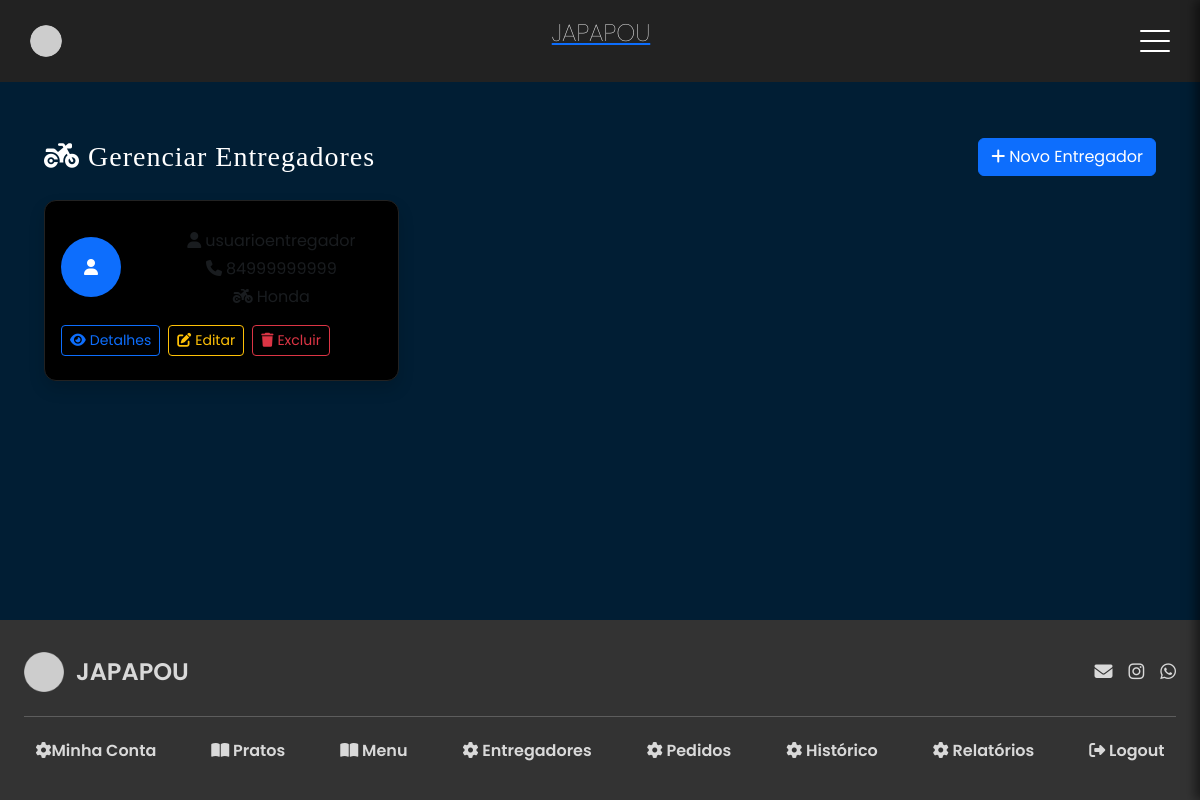
The page /manager/delivery-man/ (signed in) on the database its author committed.
### japapou/models/user.py (models this page shows)
class CustomUser(AbstractUser):
    class TipoUsuario(models.TextChoices):
        CLIENT = 'CLIENT', 'Client'
        DELIVERY_MAN = 'DELIVERY_MAN', 'Delivery_man'
        MANAGER = 'MANAGER', 'Manager'
    tipo_usuario = models.CharField(
        max_length=20,
        choices=TipoUsuario.choices, # gera uma lista de tuplas que é o formato que o django espera para o menu dropdown
        default=TipoUsuario.MANAGER,
        null=True,
        blank=True
    )
    telefone = models.CharField(max_length=20, blank=True)
    endereco = models.CharField(max_length=255, blank=True)
    cpf = models.CharField(max_length=14, blank=True)
    data_nascimento = models.DateField(null=True, blank=True)
    foto_perfil = models.ImageField(upload_to='perfil/', blank=True, null=True)
    cnh = models.CharField(max_length=10, blank=True)
    modelo_moto = models.CharField(max_length=20, blank=True)
    cor_moto = models.CharField(max_length=10, blank=True)
    placa_moto = models.CharField(max_length=10, blank=True)
    foto = models.ImageField(blank=True, null=True, upload_to="fotos/")

### japapou/views/manager_views/manage_delivery_man_view.py (the view)
# urls.py: path("delivery-man/", views.manage_delivery_man_view, name="manager_delivery_man"),
@manager_required('japapou.view_customuser')
def manage_delivery_man_view(request):
    try:
        delivery_men = CustomUser.objects.filter(
            tipo_usuario='DELIVERY_MAN'
        ).order_by('-date_joined')
        return render(request, "manager/manager_delivery_man.html", {
            "delivery_men": delivery_men
        })
    except Exception as e:
        logger.error(f"Error listing delivery men: {str(e)}")
        messages.error(request, "Erro ao listar entregadores.")
        return redirect('home')

### japapou/views/manager_views/manage_delivery_man_view.py (called while the page is built)
def validate_manager_access(user):
    return user.tipo_usuario == 'MANAGER'

def manager_required(permission):
    def decorator(view_func):
        @wraps(view_func)
        @login_required(login_url='home')
        @permission_required(permission, login_url='home')
        @user_passes_test(validate_manager_access, login_url='home')
        def wrapper(request, *args, **kwargs):
            return view_func(request, *args, **kwargs)
        return wrapper
    return decorator

### japapou/templates/manager/manager_delivery_man.html (shortened to what this page needs)
{% extends "base.html" %}
{% load static %}
{% block extra_head %}
<link rel="stylesheet" href="{% static 'css/manager/manage_delivery_man.css' %}" />
{% endblock %}
{% block content %}
<div class="container-fluid py-4">
    <div class="d-flex justify-content-between align-items-center mb-4">
        <h1 class="h3 mb-0 text-gray-800">
            <i class="fas fa-motorcycle me-2"></i>Gerenciar Entregadores
        </h1>
        <a href="{% url 'manager_delivery_man_create' %}" class="btn btn-primary">
            <i class="fas fa-plus me-1"></i>Novo Entregador
        </a>
    </div>
    <div class="row">
        {% for delivery_man in delivery_men %}
        <div class="col-xl-4 col-md-6 mb-4">
            <div class="card border-left-primary shadow h-100 py-2">
                <div class="card-body">
                    <div class="row no-gutters align-items-center">
                        <div class="col-auto me-3">
                            {% if delivery_man.foto %}
                                <img src="{{ delivery_man.foto.url }}" alt="{{ delivery_man.username }}"
                                     class="img-fluid rounded-circle" style="width: 60px; height: 60px; object-fit: cover;">
                            {% else %}
                                <div class="bg-primary text-white rounded-circle d-flex align-items-center justify-content-center"
                                     style="width: 60px; height: 60px;">
                                    <i class="fas fa-user"></i>
                                </div>
                            {% endif %}
                        </div>
                        <div class="col">
                            <div class="text-xs text-muted mb-1">
                                <i class="fas fa-user me-1"></i>{{ delivery_man.username }}
                            </div>
                            <div class="text-xs text-muted mb-1">
                                <i class="fas fa-phone me-1"></i>{{ delivery_man.telefone }}
                            </div>
                            <div class="text-xs text-muted">
                                <i class="fas fa-motorcycle me-1"></i>{{ delivery_man.modelo_moto }}
                            </div>
                        </div>
                    </div>
                    <div class="mt-3 d-flex gap-2">
                        <a href="{% url 'manager_delivery_man_detail' delivery_man.id %}"
                           class="btn btn-sm btn-outline-primary">
                            <i class="fas fa-eye me-1"></i>Detalhes
                        </a>
                        <a href="{% url 'manager_delivery_man_update' delivery_man.id %}"
                           class="btn btn-sm btn-outline-warning">
                            <i class="fas fa-edit me-1"></i>Editar
                        </a>
                        <button type="button" class="btn btn-sm btn-outline-danger"
                                data-bs-toggle="modal" data-bs-target="#deleteModal{{ delivery_man.id }}">
                            <i class="fas fa-trash me-1"></i>Excluir
                        </button>
                    </div>
                </div>
            </div>
        </div>
        {% endfor %}
    </div>
</div>
{% endblock %}

### japapou/static/css/global.css (style rules this page uses)
:root { --azul-mais-escuro: #011e34; --azul-mais-claro: #062f4f; --laranja-mais-claro: #f8761e; --laranja-mais-escuro: #e25d12; --vermelho: #981827; --darker-gray: #1f1f1f; --dark-gray: #3a3a3a; --gray: #6b6b6b; --light-gray: #a0a0a0; --lighter-gray: #c7c7c7; --lightest-gray: #e9e9e9; --light-yellow: #f0c674; }
* { margin: 0; padding: 0; box-sizing: border-box; }
html { height: 100%; }
body { background-color: var(--azul-mais-escuro); color: white; font-family: "Poppins", sans-serif; min-height: 100vh; display: flex; flex-direction: column; }

### japapou/static/css/manager/manage_delivery_man.css (style rules this page uses)
:root { --darker-gray: #222; --lighter-gray: #444; --light-gray: #555; --text-primary: #fff; --gray: #aaa; }
.card { background: #000; border: 1px solid var(--darker-gray); border-radius: 12px; display: flex; flex-direction: column; overflow: hidden; transition: transform 0.3s ease, border-color 0.3s ease; }

### rows shown on the page
CustomUser: username "usuarioentregador", telefone "84999999999", modelo_moto "Honda"
